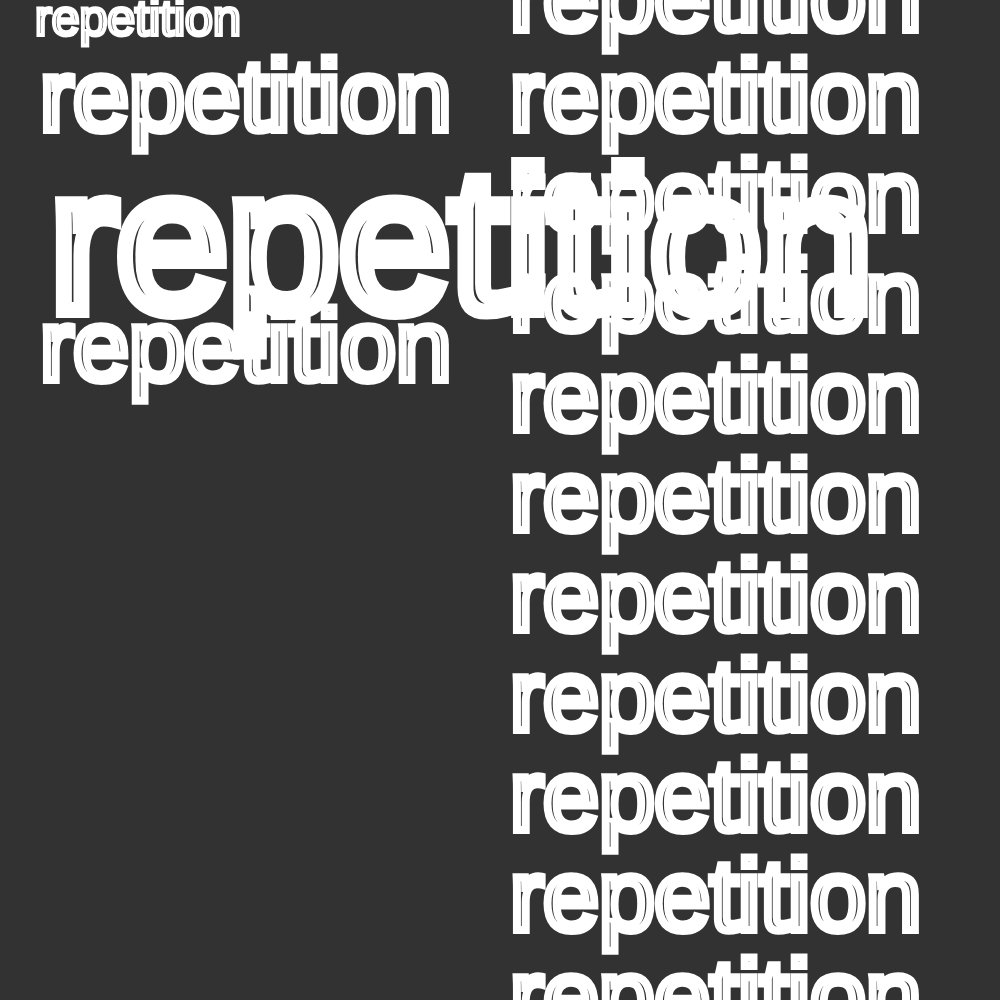
Frame 1 (no input)
Frame 2 (the mouse pressed at the canvas centre, redrawn once): identical to frame 1, image omitted

The p5.js sketch that drew this single still picture (run headless with seeded random() and noise() and a simulated clock; the mouse was pressed at the canvas centre and the sketch redrawn once):

// p5.js sketch
// ── sketch.js
function setup() {
  createCanvas(1000, 1000);
  noLoop();
}
function draw() {
  background(50);
  stroke(255);
  strokeWeight(8);
  noFill();



  for (var i = 0; i < 20; i++) {
    push();
    translate(width/2, i*100);
    firstVerse();
    pop();
  }
  
    // small
  push();
  translate(30, 20);
  scale(0.5);
  firstVerse();
  pop();

  // regular
  push();
  translate(30, 100);
  scale(1); // 1 is the default
  firstVerse();
  pop();

  // large
  push();
  translate(30, 250);
  scale(2);
  firstVerse();
  pop();
  
  push();
  translate(30, 350);
  scale(1); // 1 is the default
  firstVerse();
  pop();
  

}

function firstVerse() {
  
  textSize(100);
  textFont("Helvetica");
  text("repetition", 10, 30);
  fill(0, 102, 153);

}

function secondVerse() {
  
  textSize(100);
  textFont("Helvetica");
  text("repeats", 10, 30);
  fill(0, 102, 153);

}
